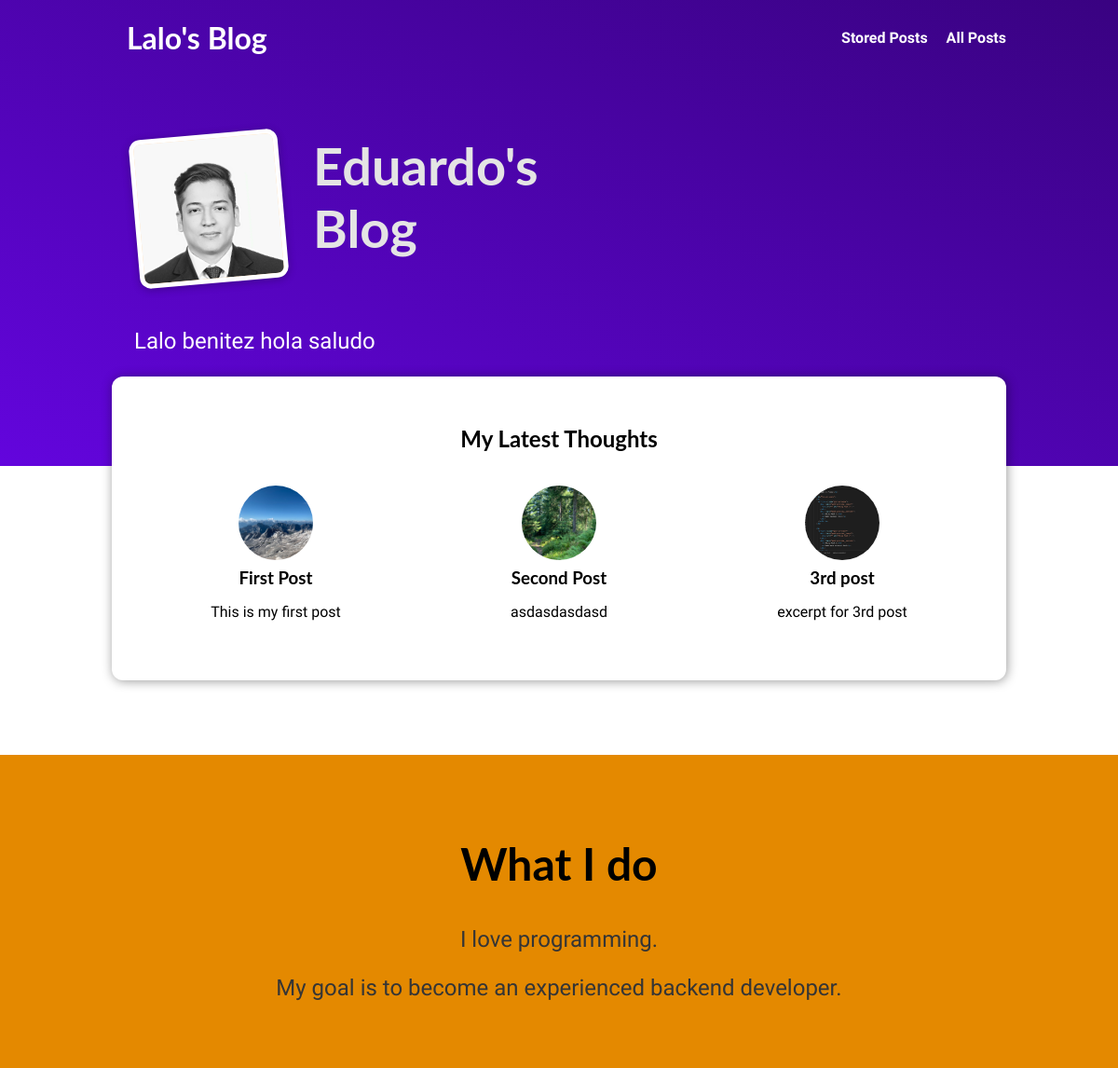
Before: / with the older database file.
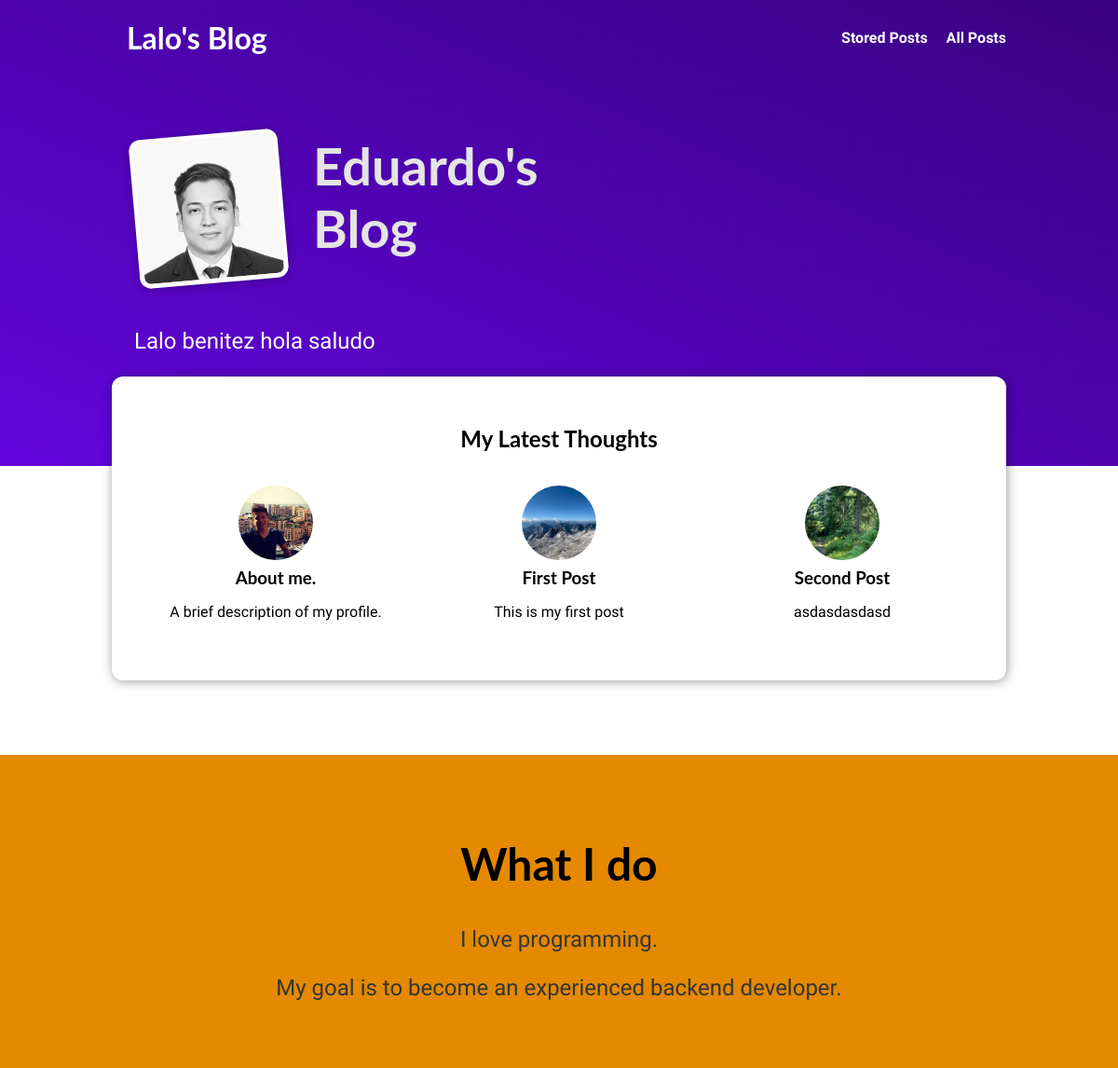
After: the same page with the newer database file.
### blog/models.py (models this page shows, shortened)
class Post(models.Model):
    title = models.CharField(max_length=50)
    excerpt = models.CharField(max_length=128)
    image = models.ImageField(upload_to="posts", null=True)
    date = models.DateField(auto_now=True)
    slug = models.SlugField(unique=True, default="", blank=True, null=False, db_index=True)
    content = models.TextField(validators=[MinLengthValidator])
    author = models.ForeignKey(Author, on_delete=models.SET_NULL, null=True, related_name="posts")
    tag = models.ManyToManyField(Tag, null=True)

### blog/views.py (the view)
# urls.py: path("", views.StartingPageView.as_view(), name="starting-page"),
class StartingPageView(ListView):
    template_name = "blog/blog-index.html"
    model = Post
    ordering = ["-date"]
    context_object_name = "posts"
    def get_queryset(self):
        queryset = super().get_queryset()
        data = queryset[:3]
        return data

### blog/templates/blog/blog-index.html (shortened to what this page needs)
{% extends 'base-layout.html' %}
{% load static %}
{% block css_files %}
    <link rel="stylesheet" href="{% static 'blog/post.css' %}">
    <link rel="stylesheet" href="{% static 'blog/index.css' %}">
{% endblock css_files %}
{% block content %}
    <section id="welcome">
        <header>
            <img src="{% static 'blog/img/lalo.jpg' %}" alt="Lalo - The author of this Blog." />
            <h2>Eduardo's Blog</h2>
        </header>
        <p>Lalo benitez hola saludo</p>
    </section>
    <section id="latest-posts">
        <h2>My Latest Thoughts</h2>
        <ul>
            {% for post in posts %}
                {% include 'blog/includes/post.html' %}
            {% endfor %}
        </ul>
    </section>
    <section id="about">
        <h2>What I do</h2>
        <p>I love programming.</p>
        <p>My goal is to become an experienced backend developer.</p>
    </section>
{% endblock content %}

### templates/base-layout.html (shortened to what this page needs)
{% load static %}
<!DOCTYPE html>
<html lang="en">
<head>
    <link rel="stylesheet" href="{% static "app.css" %}">
    {% block css_files %}{% endblock css_files %}
</head>
<body>
    <header id="main-navigation">
        <h1><a href="{% url 'starting-page' %}">Lalo's Blog</a></h1>
        <nav>
            <a href="{% url 'read-later' %}">Stored Posts</a>
            <a href="{% url 'posts-page' %}">All Posts</a>
        </nav>
    </header>
    {% block content %}{% endblock content %}
</body>
</html>

### blog/templates/blog/includes/post.html
<li>
    <article class="post">
        <a href="{% url 'posts-detail-page' post.slug %}">
            <img src="{{ post.image.url }}" alt="{{ post.title }}" />
            <div class="post__content">
                <h3>{{ post.title }}</h3>
                <p>{{ post.excerpt }}</p>
            </div>
        </a>
    </article>
</li>

### static/app.css (style rules this page uses)
* { box-sizing: border-box; }
html { font-family: 'Open Sans', 'Lato', sans-serif; }
body { margin: 0; }
h1, h2, h3 { font-family: 'Lato', sans-serif; font-weight: bold; }
#main-navigation { width: 100%; height: 5rem; display: flex; justify-content: space-between; align-items: center; padding: 0 10%; position: absolute; top: 0; left: 0; }
#main-navigation a { text-decoration: none; color: white; font-weight: bold; margin-left: 1rem; }

### blog/static/blog/post.css (style rules this page uses)
.post { display: flex; flex-direction: column; align-items: center; text-align: center; }
.post a { text-decoration: none; color: black; transition: all 0.2s ease; padding: 1rem; }
.post img { width: 5rem; height: 5rem; object-fit: cover; border-radius: 50%; }
.post h3 { margin: 0.25rem 0; }

### blog/static/blog/index.css (style rules this page uses)
#welcome { background: linear-gradient(to right top, #6305dd, #390281); padding: 6rem 12%; }
#welcome header { display: flex; align-items: flex-start; margin: 3rem auto; }
#welcome img { width: 10rem; height: 10rem; object-fit: cover; object-position: top; border: 5px solid white; border-radius: 12px; background-color: #ffe1bf; transform: rotateZ(-5deg); box-shadow: 0 2px 8px rgba(0, 0, 0, 0.25); }
#welcome h2 { font-size: 3.5rem; margin: 0 0 0 2rem; color: #e4e4e4; width: 10rem; }
#welcome p { color: white; font-size: 1.5rem; }
#latest-posts { background-color: white; padding: 2rem; border-radius: 12px; width: 60rem; margin: -6rem auto 2rem auto; box-shadow: 1px 1px 12px rgba(0, 0, 0, 0.4); }
#latest-posts h2 { text-align: center; }
#latest-posts ul { list-style: none; margin: 0; padding: 0; display: flex; gap: 1rem; }
#latest-posts li { flex: 1; }
#about { text-align: center; padding: 3rem; background-color: #e48900; margin-top: 5rem; }
#about h2 { font-size: 3rem; }
#about p { font-size: 1.5rem; color: #353535; }

Changed rows visible on the page:
no longer on this page (row unchanged): Post: image (picture), title "3rd post", excerpt "excerpt for 3rd post"
added Post: image (picture), title "About me.", excerpt "A brief description of my profile."
